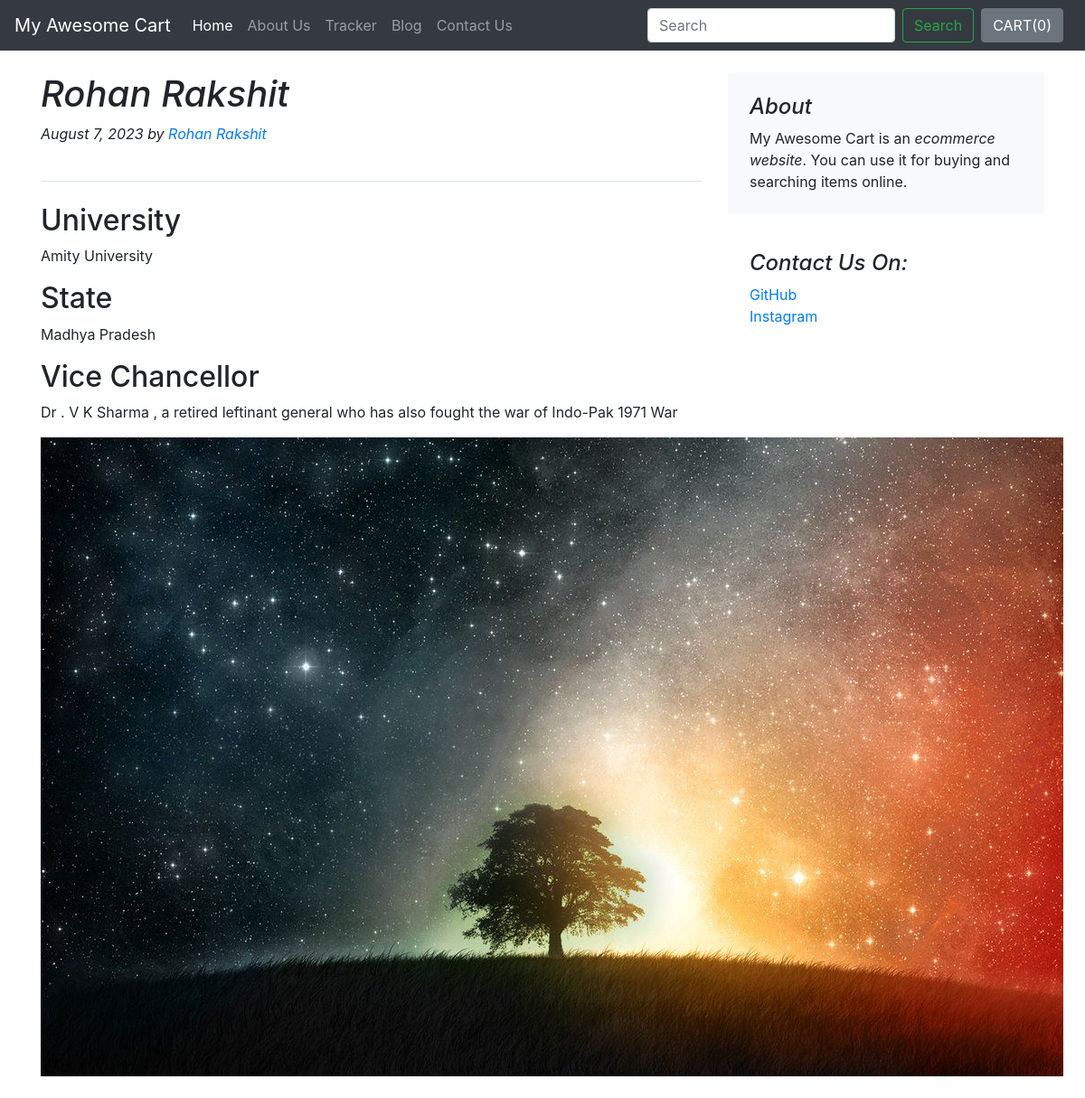
The page /blog/blogpost/1 on the database its author committed.
### blog/models.py (models this page shows)
class Blogpost(models.Model):
    post_id = models.AutoField(primary_key=True)  # Autofield automatically increments integer value
    title = models.CharField(max_length=50)
    head0 = models.CharField(max_length=500, default="")
    chead0 = models.CharField(max_length=5000, default="")
    head1 = models.CharField(max_length=500, default="")
    chead1 = models.CharField(max_length=5000, default="")
    head2 = models.CharField(max_length=500, default="")
    chead2 = models.CharField(max_length=5000, default="")
    pub_date = models.DateField()  # Date of Publication
    thumbnail = models.ImageField(upload_to="shop/images", default="")
    def __str__(self):
        return self.title  # shows the name of product on my admin page

### blog/views.py (the view)
# urls.py: path('blogpost/<int:id>', views.blogpost,name="blogPost"),
def blogpost(request , id):
    post=Blogpost.objects.filter(post_id=id)[0]
    print(post)
    return render(request,"blog/blogpost.html" , {'post':post})

### blog/templates/blog/blogpost.html (shortened to what this page needs)
{%extends 'blog/basic.html'%}
{%block body%}
<div class="container">
    <div class="row mt-4">
        <div class="col-md-8 blog-main">
            <div class="pb-4 mb-4 font-italic border-bottom">
                <h1>{{post.title}}</h1>
                <p class="blog-post-meta">August 7, 2023 by <a href="https://www.linkedin.com/in/rohan-rakshit-6b7607252/" target="_blank">Rohan Rakshit</a></p>
            </div>
            <div class="blog-post">
                <h2 class="blog-post-title">{{post.head0}}</h2>
                <p>{{post.chead0}}</p>
                <h2>{{post.head1}}</h2>
                <p> {{post.chead1}}</p>
                <h2>{{post.head2}}</h2>
                <p>{{post.chead2}}</p>
                <img src='/media/{{post.thumbnail}}'>
            </div>
        </div>
        <aside class="col-md-4 blog-sidebar">
            <div class="p-4 mb-3 bg-light rounded">
                <h4 class="font-italic">About</h4>
                <p class="mb-0">My Awesome Cart is an <em>ecommerce website</em>. You can use it for buying and searching items online. </p>
            </div>
            <div class="p-4">
                <h4 class="font-italic">Contact Us On: </h4>
                <ol class="list-unstyled">
                    <li><a href="https://github.com/rohanRakshit" target="_blank">GitHub</a></li>
                    <li><a href="https://www.instagram.com/rohanrakshit16/" target="_blank">Instagram</a></li>
                </ol>
            </div>
        </aside>
    </div>
</div>
{%endblock%}

### rows shown on the page
Blogpost: title "Rohan Rakshit", head0 "University", chead0 "Amity University", head1 "State", chead1 "Madhya Pradesh", head2 "Vice Chancellor", chead2 "Dr . V K Sharma , a retired leftinant general who has also fought the war of Indo-Pak 1971 War", thumbnail (picture)
